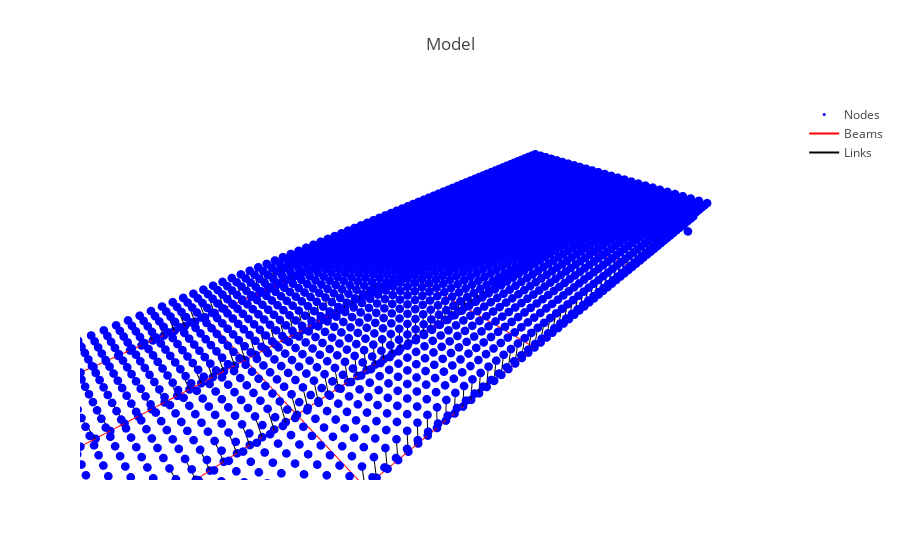

Notebook code cell kept with this figure:
### Code cell
#plot the model
x=[NODES[n][0] for n in sorted(NODES.keys())]
y=[NODES[n][1] for n in sorted(NODES.keys())]
z=[NODES[n][2] for n in sorted(NODES.keys())]
node_trace = go.Scatter3d(x=x,y=y,z=z, mode='markers',marker=dict(size=3,color='blue'),name='Nodes')
beam_trace=[]

for b in sorted(BEAMS.keys()):
    if b==sorted(BEAMS.keys())[0]:
        showlegend=True
    else:
        showlegend=False
    beam_trace.append(go.Scatter3d(x=[NODES[BEAMS[b][0]][0],NODES[BEAMS[b][1]][0]],
                                   y=[NODES[BEAMS[b][0]][1],NODES[BEAMS[b][1]][1]],
                                   z=[NODES[BEAMS[b][0]][2],NODES[BEAMS[b][1]][2]],
                                   mode='lines',showlegend=showlegend,name='Beams',line=dict(color='red')))
link_trace=[]
for l in sorted(LINKS.keys()):
    if l==sorted(LINKS.keys())[0]:
        showlegend=True
    else:
        showlegend=False   
    link_trace.append(go.Scatter3d(x=[NODES[LINKS[l][0]][0],NODES[LINKS[l][1]][0]],
                                   y=[NODES[LINKS[l][0]][1],NODES[LINKS[l][1]][1]],
                                   z=[NODES[LINKS[l][0]][2],NODES[LINKS[l][1]][2]],
                                   mode='lines',showlegend=showlegend,name='Links',line=dict(color='black')))
noaxis=dict(showbackground=False,showline=False,zeroline=False,showgrid=False,showticklabels=False,title='')
layout=dict(title='Model',scene=dict(aspectmode='data',xaxis=noaxis,yaxis=noaxis,zaxis=noaxis))
fig = go.Figure(data=[node_trace]+beam_trace+link_trace,layout=layout)
py.iplot(fig)
